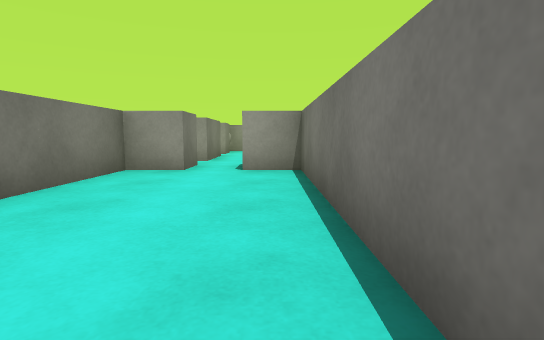
view 1 (above)

24 first-person views from a walk through a Unity game level. The camera is 0.58 m above the floor, tilts 6° down and sees 80° across. The floor is counted in squares, 1 m on a side. Each view is taken from the middle of a square. On the plan, view 1 faces up. The plan holds only what a view shows up to about 9 squares ahead; the rest is blank. The place goes on beyond the plan. Surface patterns are stand-ins for the level's own textures.

view 2
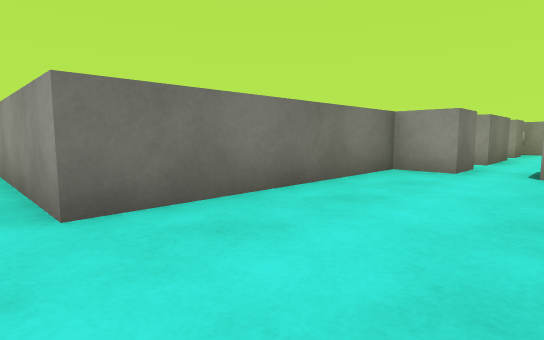

view 3
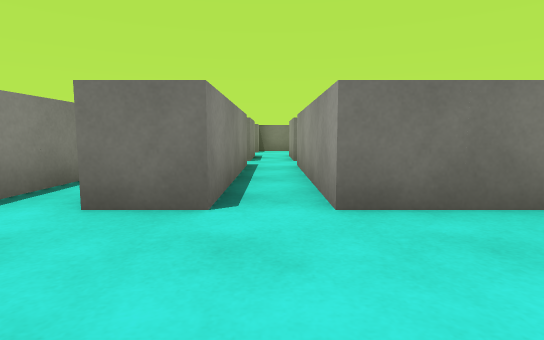

view 4
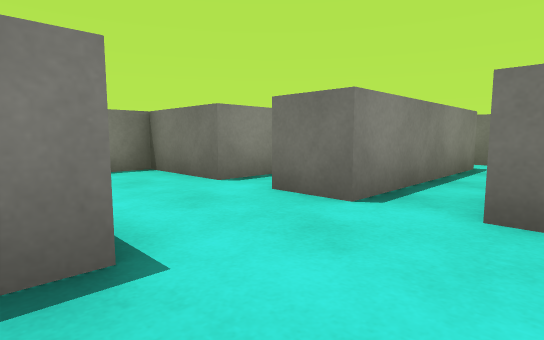

view 5
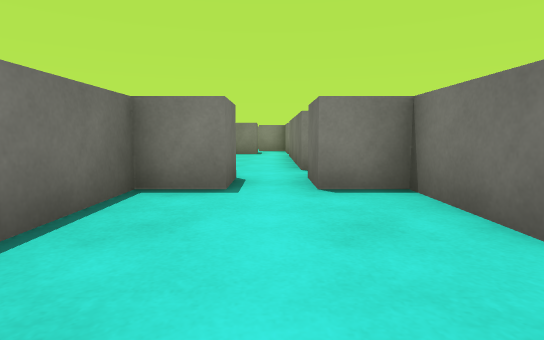

view 6
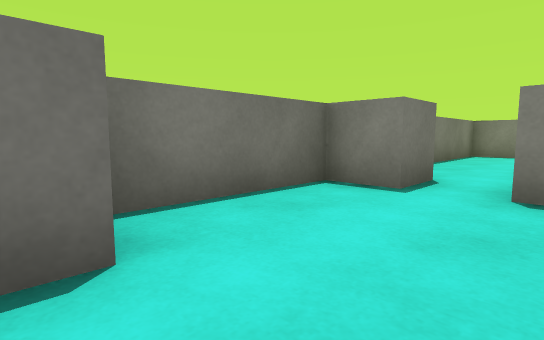

view 7
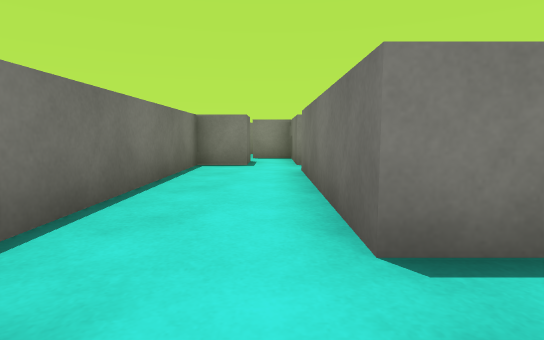

view 8
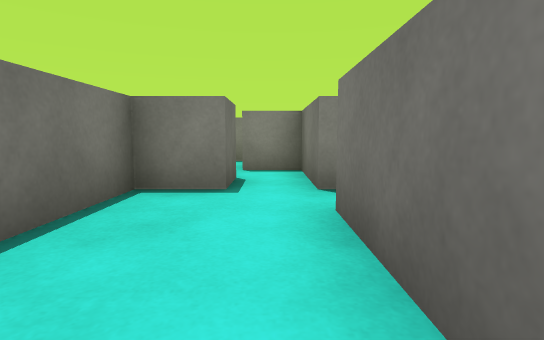

view 9
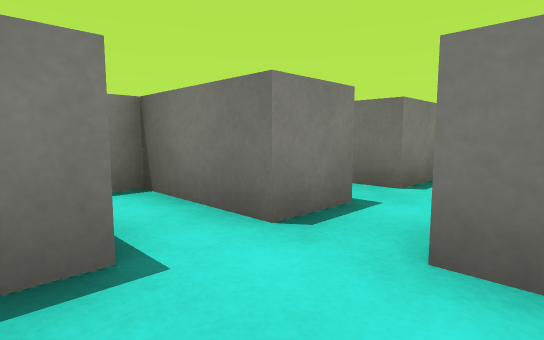

view 10
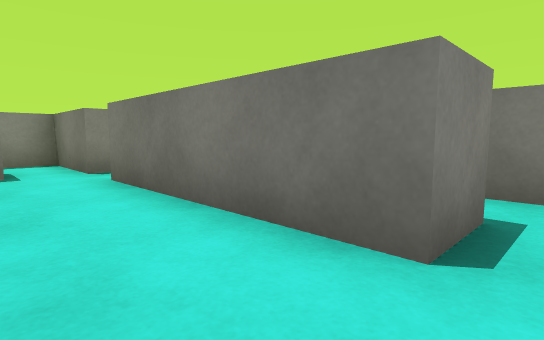

view 11
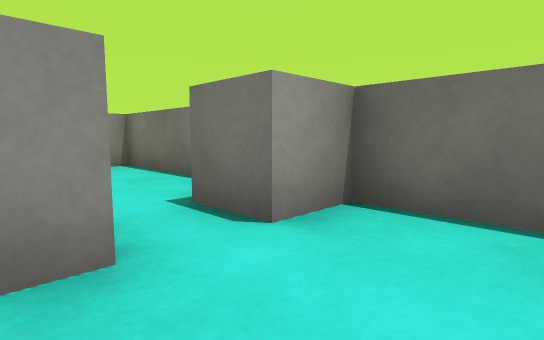

view 12
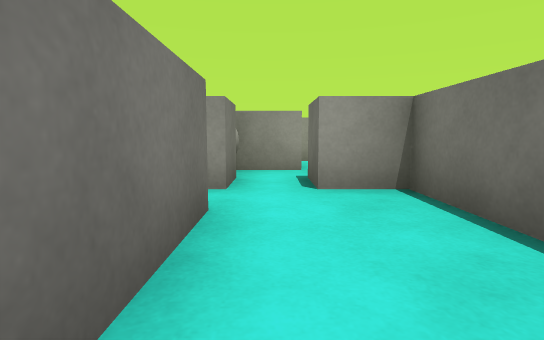

view 13
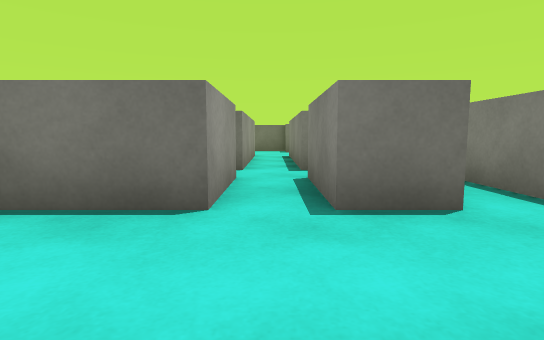

view 14
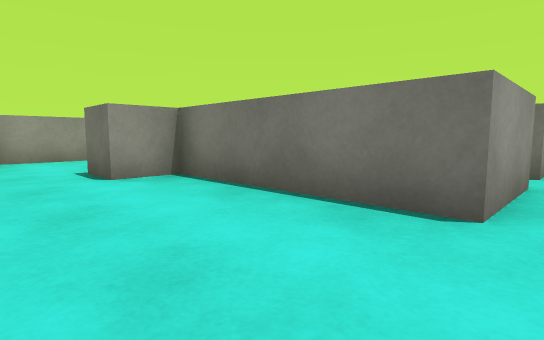

view 15
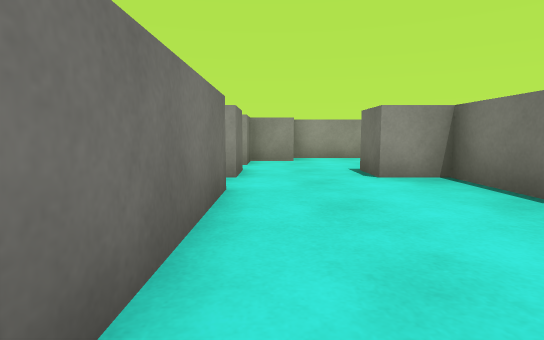

view 16
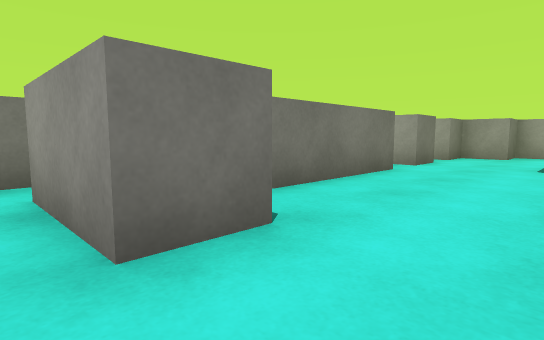

view 17
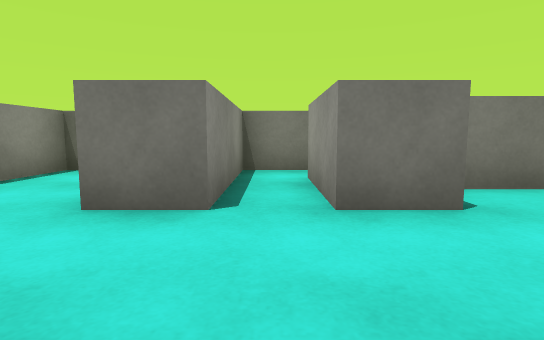

view 18
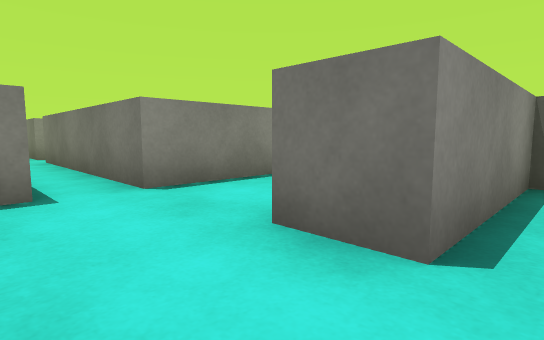

view 19
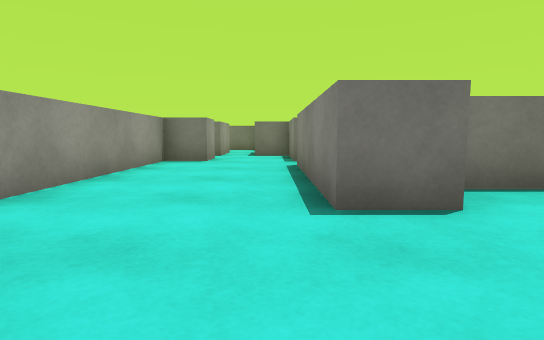

view 20
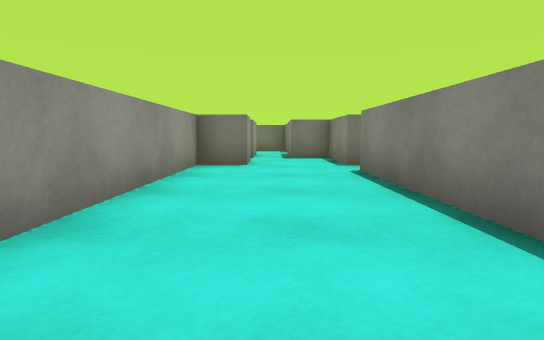

view 21
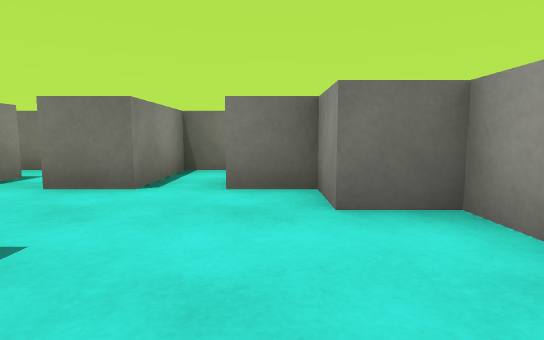

view 22
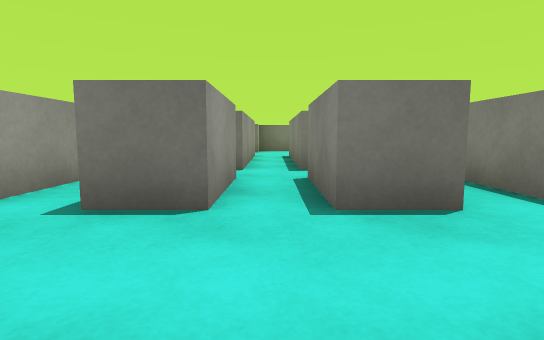

view 23
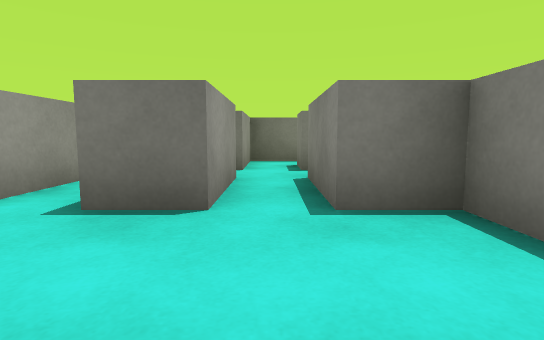

view 24
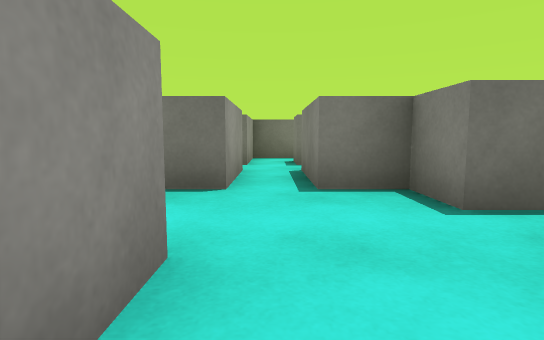

### Floor plan
Points are (right, up) in squares from view 1. A wall is a line through its corners. A room is listed if a view was taken in it or the views show most of it. See-through windows are left out.
Room 1 (views 1, 2, 3, 4, 11)
walls: (-0.6, -0.5) (0, -0.5); (0.5, 0.5) (0.5, 5.5) (-0.5, 5.5) (-0.5, 6.5); (-1.5, 6.5) (-1.5, 5.5) (-2.5, 5.5) (-2.5, 0.5) (-6.5, 0.5); (-6.5, -0.5) (-2.5, -0.5)
ways out: opening at (-1.5, -1) to room 2; opening at (-1, 6) to room 4; opening at (-6, 0)
Room 2 (views 5, 6, 17)
walls: (-3.2, -1.5) (-6.5, -1.5) (-6.5, -0.5); (-2.5, -0.5) (-2.5, -1.5); (-0.5, -1.6) (-0.5, -1); (-6.5, -2.5) (-2.5, -2.5) (-2.5, -4.5) (-1.5, -4.5); (-0.5, -4.5) (0.5, -4.5) (0.5, -1.8); (-7.5, -1.5) (-9.5, -1.5); (-9.5, -2.5) (-7.5, -2.5)
ways out: opening at (-1.5, -1) to room 1; opening at (-1, -5) to room 3; opening at (-8.5, -2) to room 6; opening at (-7, -3) to room 10; opening at (-7, -1)
Room 3 (views 7, 8, 9, 10)
walls: (-1.5, -6.5) (-1.5, -10.5); (-0.5, -5.5) (-0.5, -4.5); (-1.5, -4.5) (-1.5, -5.5); (-0.5, -11.5) (0.5, -11.5) (0.5, -6.8)
ways out: opening at (-1, -5) to room 2; opening at (-2, -11); opening at (-2, -6); opening at (-1, -12)
Room 4 (view 12)
walls: (0.5, 8.1) (0.5, 9.5); (-1.5, 9.5) (-1.5, 7.5)
ways out: opening at (-1, 6) to room 1; opening at (-2.5, 7) to room 9; opening at (-0.5, 8.5)
Room 5 (views 13, 14, 15)
walls: (-12.5, 3.5) (-12.5, 0); (-9.5, -0.5) (-7.5, -0.5); (-12.5, 5.5) (-12.5, 4.5); (-7.5, 0.5) (-9.5, 0.5) (-9.5, 4.5) (-10.5, 4.5) (-10.5, 5.5)
ways out: opening at (-10.5, -1) to room 6; opening at (-11.5, 5) to room 7; opening at (-13, 4); opening at (-8.5, 0)
Room 6 (views 16, 18, 22)
walls: (-9.5, -1.5) (-9.5, -0.5); (-11.5, -0.4) (-11.5, -1.5) (-13.5, -1.5); (-13.5, -2.5) (-11.5, -2.5)
ways out: opening at (-8.5, -2) to room 2; opening at (-10.5, -1) to room 5; opening at (-10.5, -3) to room 8; opening at (-12.5, -2)
Room 7 (views 19, 20, 21)
walls: (-10.5, 5.5) (-6.5, 5.5); (-5.5, 7.5) (-5.5, 8.5) (-11.5, 8.5) (-11.5, 7.5) (-12.5, 7.5) (-12.5, 6.5) (-12.9, 6.5); (-13.5, 5.5) (-12.5, 5.5)
ways out: opening at (-11.5, 5) to room 5; opening at (-5, 6.5) to room 9; opening at (-13, 6); opening at (-6, 5)
Room 8 (views 23, 24)
walls: (-11.5, -2.5) (-11.5, -3.5) (-12.5, -3.5); (-10.5, -5.5) (-9.5, -5.5) (-9.5, -4.5) (-7.5, -4.5); (-7.5, -3.5) (-9.5, -3.5) (-9.5, -2.5); (-14.5, -5.5) (-11.5, -5.5)
ways out: opening at (-10.5, -3) to room 6; opening at (-8.5, -4) to room 10; opening at (-11, -6)
Room 9 (no view inside)
walls: (-4.5, 7.5) (-5.5, 7.5); (-5.5, 5.5) (-3.5, 5.5) (-3.5, 6.5) (-3, 6.5)
ways out: opening at (-2.5, 7) to room 4; opening at (-5, 6.5) to room 7
Room 10 (no view inside)
walls: (-6.5, -3.5) (-6.5, -2.5)
ways out: opening at (-7, -3) to room 2; opening at (-8.5, -4) to room 8; opening at (-7, -5.5); opening at (-6, -4)

Positions as (right, up) in squares from view 1, and headings:
1: (0, 0), facing up
2: (0, 0), facing up-left
3: (0, 0), facing left
4: (0, 1), facing down-left
5: (-1, -1), facing down
6: (-2, -1), facing down-right
7: (-1, -5), facing down
8: (-1, -8), facing down
9: (0, -10), facing down-left
10: (0, -6), facing down-left
11: (-2, 4), facing up-right
12: (-1, 7), facing up
13: (-12, 0), facing right
14: (-12, 0), facing up-right
15: (-12, 0), facing up
16: (-10, -2), facing up-left
17: (-9, -2), facing left
18: (-10, -2), facing down-left
19: (-13, 6), facing right
20: (-12, 7), facing right
21: (-9, 7), facing left
22: (-12, -2), facing right
23: (-12, -4), facing right
24: (-13, -4), facing right
